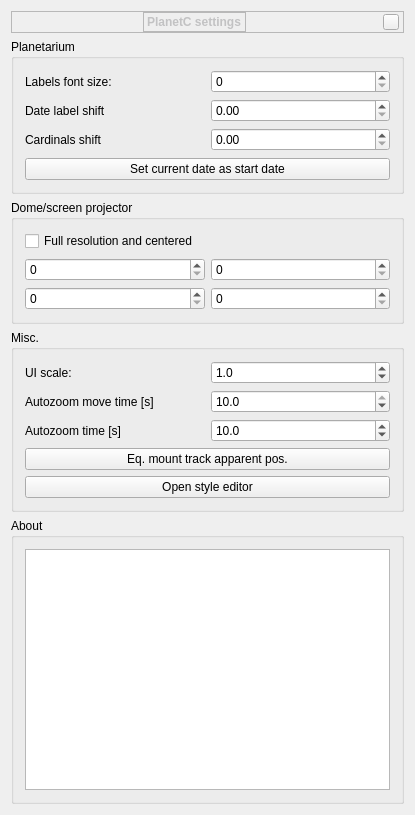
<?xml version="1.0" encoding="UTF-8"?>
<ui version="4.0">
 <class>PlanetC_Settings_Form</class>
 <widget class="QWidget" name="PlanetC_Settings_Form">
  <property name="geometry">
   <rect>
    <x>0</x>
    <y>0</y>
    <width>415</width>
    <height>815</height>
   </rect>
  </property>
  <property name="windowTitle">
   <string>PlanetC Settings</string>
  </property>
  <layout class="QVBoxLayout" name="verticalLayout">
   <item>
    <widget class="BarFrame" name="TitleBar">
     <property name="font">
      <font/>
     </property>
     <property name="frameShape">
      <enum>QFrame::StyledPanel</enum>
     </property>
     <layout class="QHBoxLayout" name="_2">
      <property name="leftMargin">
       <number>0</number>
      </property>
      <property name="topMargin">
       <number>0</number>
      </property>
      <property name="rightMargin">
       <number>4</number>
      </property>
      <property name="bottomMargin">
       <number>0</number>
      </property>
      <item>
       <spacer name="horizontalSpacer">
        <property name="orientation">
         <enum>Qt::Horizontal</enum>
        </property>
        <property name="sizeHint" stdset="0">
         <size>
          <width>40</width>
          <height>20</height>
         </size>
        </property>
       </spacer>
      </item>
      <item>
       <widget class="QLabel" name="stelWindowTitle">
        <property name="palette">
         <palette>
          <active>
           <colorrole role="WindowText">
            <brush brushstyle="SolidPattern">
             <color alpha="255">
              <red>194</red>
              <green>194</green>
              <blue>195</blue>
             </color>
            </brush>
           </colorrole>
           <colorrole role="Text">
            <brush brushstyle="SolidPattern">
             <color alpha="255">
              <red>194</red>
              <green>194</green>
              <blue>195</blue>
             </color>
            </brush>
           </colorrole>
          </active>
          <inactive>
           <colorrole role="WindowText">
            <brush brushstyle="SolidPattern">
             <color alpha="255">
              <red>194</red>
              <green>194</green>
              <blue>195</blue>
             </color>
            </brush>
           </colorrole>
           <colorrole role="Text">
            <brush brushstyle="SolidPattern">
             <color alpha="255">
              <red>194</red>
              <green>194</green>
              <blue>195</blue>
             </color>
            </brush>
           </colorrole>
          </inactive>
          <disabled>
           <colorrole role="WindowText">
            <brush brushstyle="SolidPattern">
             <color alpha="255">
              <red>194</red>
              <green>194</green>
              <blue>195</blue>
             </color>
            </brush>
           </colorrole>
           <colorrole role="Text">
            <brush brushstyle="SolidPattern">
             <color alpha="255">
              <red>194</red>
              <green>194</green>
              <blue>195</blue>
             </color>
            </brush>
           </colorrole>
          </disabled>
         </palette>
        </property>
        <property name="font">
         <font>
          <weight>75</weight>
          <italic>false</italic>
          <bold>true</bold>
         </font>
        </property>
        <property name="styleSheet">
         <string notr="true"/>
        </property>
        <property name="frameShape">
         <enum>QFrame::StyledPanel</enum>
        </property>
        <property name="lineWidth">
         <number>0</number>
        </property>
        <property name="text">
         <string>PlanetC settings</string>
        </property>
        <property name="indent">
         <number>-1</number>
        </property>
       </widget>
      </item>
      <item>
       <spacer name="horizontalSpacer_3">
        <property name="orientation">
         <enum>Qt::Horizontal</enum>
        </property>
        <property name="sizeHint" stdset="0">
         <size>
          <width>40</width>
          <height>20</height>
         </size>
        </property>
       </spacer>
      </item>
      <item>
       <widget class="QPushButton" name="closeStelWindow">
        <property name="sizePolicy">
         <sizepolicy hsizetype="Fixed" vsizetype="Fixed">
          <horstretch>0</horstretch>
          <verstretch>0</verstretch>
         </sizepolicy>
        </property>
        <property name="minimumSize">
         <size>
          <width>16</width>
          <height>16</height>
         </size>
        </property>
        <property name="maximumSize">
         <size>
          <width>16</width>
          <height>16</height>
         </size>
        </property>
        <property name="focusPolicy">
         <enum>Qt::NoFocus</enum>
        </property>
        <property name="contextMenuPolicy">
         <enum>Qt::DefaultContextMenu</enum>
        </property>
        <property name="text">
         <string/>
        </property>
       </widget>
      </item>
     </layout>
    </widget>
   </item>
   <item>
    <widget class="QGroupBox" name="groupBoxContent_3">
     <property name="title">
      <string>Planetarium</string>
     </property>
     <layout class="QVBoxLayout" name="verticalLayout_4">
      <property name="spacing">
       <number>7</number>
      </property>
      <item>
       <layout class="QGridLayout" name="gridLayout_6">
        <item row="1" column="0">
         <widget class="QLabel" name="label_21">
          <property name="text">
           <string>Date label shift </string>
          </property>
         </widget>
        </item>
        <item row="2" column="1">
         <widget class="QDoubleSpinBox" name="spinCardShift">
          <property name="decimals">
           <number>2</number>
          </property>
          <property name="maximum">
           <double>0.500000000000000</double>
          </property>
          <property name="singleStep">
           <double>0.050000000000000</double>
          </property>
         </widget>
        </item>
        <item row="2" column="0">
         <widget class="QLabel" name="label_22">
          <property name="text">
           <string>Cardinals shift </string>
          </property>
         </widget>
        </item>
        <item row="0" column="1">
         <widget class="QSpinBox" name="spinClockFontSize"/>
        </item>
        <item row="1" column="1">
         <widget class="QDoubleSpinBox" name="spinClockShift">
          <property name="decimals">
           <number>2</number>
          </property>
          <property name="maximum">
           <double>0.500000000000000</double>
          </property>
          <property name="singleStep">
           <double>0.050000000000000</double>
          </property>
         </widget>
        </item>
        <item row="0" column="0">
         <widget class="QLabel" name="label_20">
          <property name="text">
           <string>Labels font size: </string>
          </property>
         </widget>
        </item>
       </layout>
      </item>
      <item>
       <widget class="QPushButton" name="btnSetStartDate">
        <property name="text">
         <string>Set current date as start date</string>
        </property>
       </widget>
      </item>
     </layout>
    </widget>
   </item>
   <item>
    <widget class="QGroupBox" name="groupBoxContent_5">
     <property name="title">
      <string>Dome/screen projector</string>
     </property>
     <layout class="QVBoxLayout" name="verticalLayout_6">
      <property name="spacing">
       <number>7</number>
      </property>
      <item>
       <widget class="QCheckBox" name="chkExtProjFullscreen">
        <property name="toolTip">
         <string>Show stellarium window in full screen</string>
        </property>
        <property name="text">
         <string>Full resolution and centered</string>
        </property>
       </widget>
      </item>
      <item>
       <layout class="QGridLayout" name="gridLayout_7">
        <item row="2" column="0">
         <widget class="QSpinBox" name="spinExtProjW">
          <property name="toolTip">
           <string>Window width</string>
          </property>
          <property name="maximum">
           <number>9999</number>
          </property>
         </widget>
        </item>
        <item row="1" column="1">
         <widget class="QSpinBox" name="spinExtProjY">
          <property name="toolTip">
           <string>Window top position</string>
          </property>
          <property name="maximum">
           <number>9999</number>
          </property>
         </widget>
        </item>
        <item row="2" column="1">
         <widget class="QSpinBox" name="spinExtProjH">
          <property name="toolTip">
           <string>Window height</string>
          </property>
          <property name="maximum">
           <number>9999</number>
          </property>
         </widget>
        </item>
        <item row="1" column="0">
         <widget class="QSpinBox" name="spinExtProjX">
          <property name="toolTip">
           <string>Window left position</string>
          </property>
          <property name="maximum">
           <number>9999</number>
          </property>
         </widget>
        </item>
       </layout>
      </item>
     </layout>
    </widget>
   </item>
   <item>
    <widget class="QGroupBox" name="groupBoxContent_2">
     <property name="title">
      <string>Misc.</string>
     </property>
     <layout class="QVBoxLayout" name="verticalLayout_3">
      <item>
       <layout class="QGridLayout" name="gridLayout_4">
        <item row="0" column="1">
         <widget class="QDoubleSpinBox" name="spinUIScale">
          <property name="decimals">
           <number>1</number>
          </property>
          <property name="minimum">
           <double>0.200000000000000</double>
          </property>
          <property name="maximum">
           <double>3.000000000000000</double>
          </property>
          <property name="singleStep">
           <double>0.100000000000000</double>
          </property>
          <property name="value">
           <double>1.000000000000000</double>
          </property>
         </widget>
        </item>
        <item row="2" column="1">
         <widget class="QDoubleSpinBox" name="spinTimeZoom">
          <property name="decimals">
           <number>1</number>
          </property>
          <property name="minimum">
           <double>0.100000000000000</double>
          </property>
          <property name="maximum">
           <double>100.000000000000000</double>
          </property>
          <property name="singleStep">
           <double>0.100000000000000</double>
          </property>
          <property name="value">
           <double>10.000000000000000</double>
          </property>
         </widget>
        </item>
        <item row="1" column="0">
         <widget class="QLabel" name="label_34">
          <property name="text">
           <string>Autozoom move time [s]</string>
          </property>
         </widget>
        </item>
        <item row="0" column="0">
         <widget class="QLabel" name="label_35">
          <property name="text">
           <string>UI scale: </string>
          </property>
         </widget>
        </item>
        <item row="1" column="1">
         <widget class="QDoubleSpinBox" name="spinTimeMove">
          <property name="decimals">
           <number>1</number>
          </property>
          <property name="minimum">
           <double>0.100000000000000</double>
          </property>
          <property name="maximum">
           <double>10.000000000000000</double>
          </property>
          <property name="singleStep">
           <double>0.100000000000000</double>
          </property>
          <property name="value">
           <double>10.000000000000000</double>
          </property>
         </widget>
        </item>
        <item row="2" column="0">
         <widget class="QLabel" name="label_30">
          <property name="text">
           <string>Autozoom time [s]</string>
          </property>
         </widget>
        </item>
       </layout>
      </item>
      <item>
       <widget class="QPushButton" name="btnEqMountTrackAppPos">
        <property name="text">
         <string>Eq. mount track apparent pos.</string>
        </property>
        <property name="checkable">
         <bool>true</bool>
        </property>
       </widget>
      </item>
      <item>
       <widget class="QPushButton" name="btnOpenStyleEditor">
        <property name="text">
         <string>Open style editor</string>
        </property>
       </widget>
      </item>
     </layout>
    </widget>
   </item>
   <item>
    <widget class="QGroupBox" name="groupBoxContent_4">
     <property name="title">
      <string>About</string>
     </property>
     <layout class="QVBoxLayout" name="verticalLayout_5">
      <property name="spacing">
       <number>7</number>
      </property>
      <item>
       <widget class="QTextBrowser" name="textAbout">
        <property name="sizePolicy">
         <sizepolicy hsizetype="MinimumExpanding" vsizetype="Expanding">
          <horstretch>0</horstretch>
          <verstretch>0</verstretch>
         </sizepolicy>
        </property>
        <property name="minimumSize">
         <size>
          <width>350</width>
          <height>0</height>
         </size>
        </property>
        <property name="openExternalLinks">
         <bool>true</bool>
        </property>
       </widget>
      </item>
     </layout>
    </widget>
   </item>
  </layout>
 </widget>
 <layoutdefault spacing="6" margin="11"/>
 <customwidgets>
  <customwidget>
   <class>BarFrame</class>
   <extends>QFrame</extends>
   <header>Dialog.hpp</header>
   <container>1</container>
  </customwidget>
 </customwidgets>
 <tabstops>
  <tabstop>spinClockFontSize</tabstop>
  <tabstop>spinClockShift</tabstop>
  <tabstop>spinCardShift</tabstop>
  <tabstop>btnSetStartDate</tabstop>
  <tabstop>chkExtProjFullscreen</tabstop>
  <tabstop>spinExtProjX</tabstop>
  <tabstop>spinExtProjY</tabstop>
  <tabstop>spinExtProjW</tabstop>
  <tabstop>spinExtProjH</tabstop>
  <tabstop>spinUIScale</tabstop>
  <tabstop>spinTimeMove</tabstop>
  <tabstop>spinTimeZoom</tabstop>
  <tabstop>btnEqMountTrackAppPos</tabstop>
  <tabstop>btnOpenStyleEditor</tabstop>
  <tabstop>textAbout</tabstop>
 </tabstops>
 <resources/>
 <connections/>
</ui>
